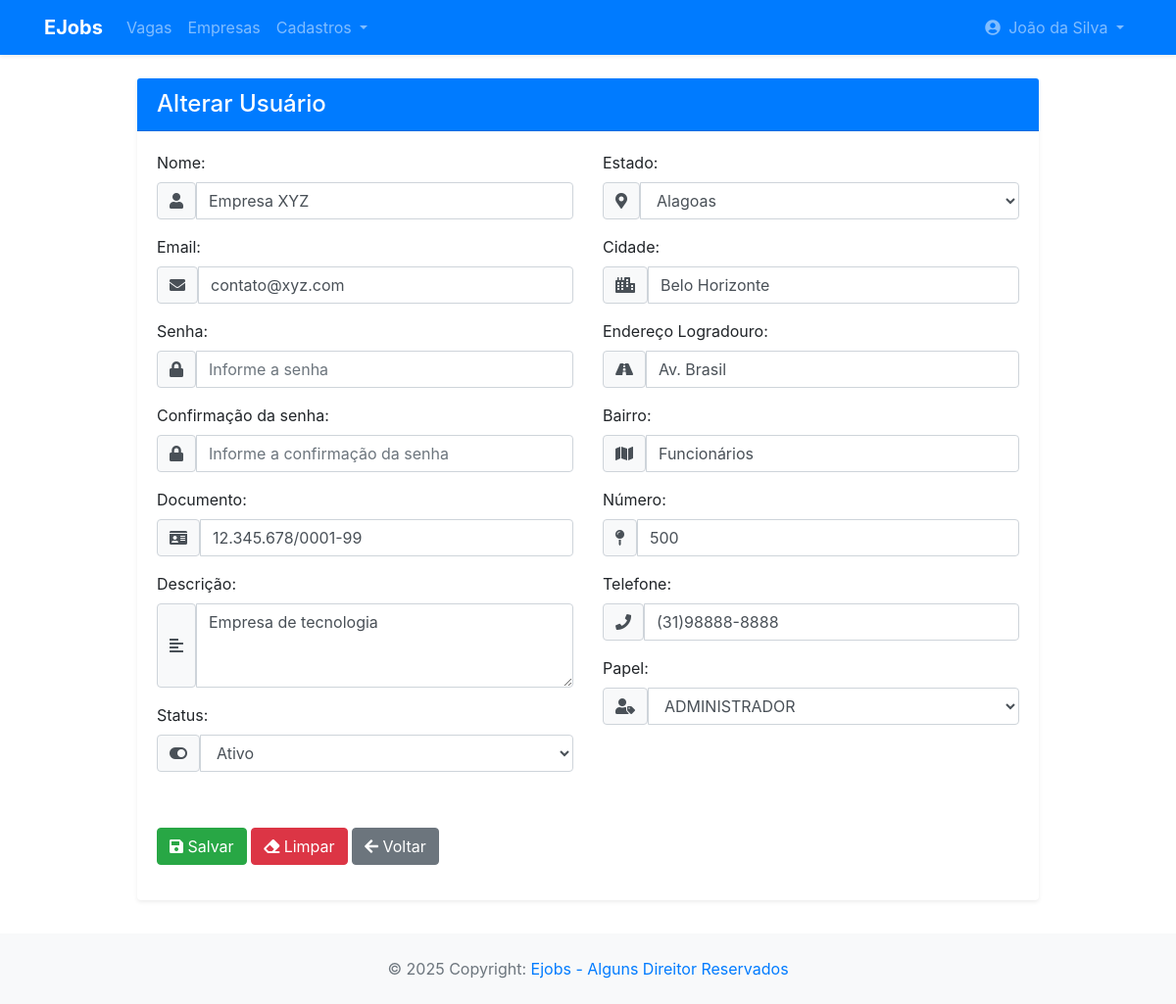
/app/controller/UsuarioController.php?action=edit&id=2 (signed in), run on the app's committed database.
### tables this page shows
CREATE TABLE usuario (
    id INT PRIMARY KEY AUTO_INCREMENT,
    nome VARCHAR(255),
    email VARCHAR(255),
    senha VARCHAR(255),
    documento VARCHAR(255),
    descricao TEXT,
    estado_id INT,
    cidade VARCHAR(100),
    end_logradouro VARCHAR(100),
    end_bairro VARCHAR(100),
    end_numero VARCHAR(100),
    end_complemento VARCHAR(100),
    telefone VARCHAR(20),
    status ENUM('Ativo', 'Inativo'),
    tipo_usuario_id INT,
    FOREIGN KEY (tipo_usuario_id) REFERENCES tipo_usuario(id),
    FOREIGN KEY (estado_id) REFERENCES estado(id)
);

### app/view/usuario/form.php (the view, shortened to what the rows shown need)
<?php
require_once(__DIR__ . "/../include/header.php");
require_once(__DIR__ . "/../include/menu.php");
?>
<div class="container py-4">
    <div class="row">
        <div class="col-lg-10 mx-auto">
            <div class="card shadow-sm border-0">
                <div class="card-header bg-primary text-white">
                    <h4 class="mb-0">
                        <?php if($dados['id'] == 0) echo "Cadastrar"; else echo "Alterar"; ?> Usuário
                    </h4>
                </div>
                <div class="card-body">
                    <form id="frmUsuario" method="POST"
                          action="<?= BASEURL ?>/controller/UsuarioController.php?action=save">
                        <div class="row">
                            <div class="col-md-6">
                                <div class="form-group mb-3">
                                    <label for="txtNome" class="form-label fw-bold">Nome:</label>
                                    <div class="input-group">
                                        <span class="input-group-text bg-light">
                                            <i class="fas fa-user"></i>
                                        </span>
                                        <input class="form-control" type="text" id="txtNome" name="nome"
                                            maxlength="70" placeholder="Informe o nome"
                                            value="<?php echo (isset($dados["usuario"]) ? $dados["usuario"]->getNome() : ''); ?>" required />
                                    </div>
                                </div>
                                <div class="form-group mb-3">
                                    <label for="txtLogin" class="form-label fw-bold">Email:</label>
                                    <div class="input-group">
                                        <span class="input-group-text bg-light">
                                            <i class="fas fa-envelope"></i>
                                        </span>
                                        <input class="form-control" type="email" id="txtLogin" name="email"
                                            maxlength="100" placeholder="Informe o email"
                                            value="<?php echo (isset($dados["usuario"]) ? $dados["usuario"]->getEmail() : ''); ?>" required />
                                    </div>
                                </div>
                                <div class="form-group mb-3">
                                    <label for="txtSenha" class="form-label fw-bold">Senha:</label>
                                    <div class="input-group">
                                        <span class="input-group-text bg-light">
                                            <i class="fas fa-lock"></i>
                                        </span>
                                        <input class="form-control" type="password" id="txtPassword" name="senha"
                                            maxlength="15" placeholder="Informe a senha"
                                            value="<?php echo (isset($dados["usuario"]) ? $dados["usuario"]->getSenha() : ''); ?>" />
                                    </div>
                                </div>
                                <div class="form-group mb-3">
                                    <label for="txtConfSenha" class="form-label fw-bold">Confirmação da senha:</label>
                                    <div class="input-group">
                                        <span class="input-group-text bg-light">
                                            <i class="fas fa-lock"></i>
                                        </span>
                                        <input class="form-control" type="password" id="txtConfSenha" name="conf_senha"
                                            maxlength="15" placeholder="Informe a confirmação da senha"
                                            value="<?php echo isset($dados['confSenha']) ? $dados['confSenha'] : '';?>" />
                                    </div>
                                </div>
                                <div class="form-group mb-3">
                                    <label for="txtDocumento" class="form-label fw-bold">Documento:</label>
                                    <div class="input-group">
                                        <span class="input-group-text bg-light">
                                            <i class="fas fa-id-card"></i>
                                        </span>
                                        <input class="form-control" type="text" id="txtDocumento" name="documento"
                                            maxlength="20" placeholder="Informe o documento"
                                            value="<?php echo (isset($dados["usuario"]) ? $dados["usuario"]->getDocumento() : ''); ?>" />
                                    </div>
                                </div>
                                <div class="form-group mb-3">
                                    <label for="txtDescricao" class="form-label fw-bold">Descrição:</label>
                                    <div class="input-group">
                                        <span class="input-group-text bg-light">
                                            <i class="fas fa-align-left"></i>
                                        </span>
                                        <textarea class="form-control" id="txtDescricao" name="descricao" rows="3"
                                            placeholder="Informe a descrição"><?php echo (isset($dados["usuario"]) ? $dados["usuario"]->getDescricao() : ''); ?></textarea>
                                    </div>
                                </div>
                                <div class="form-group mb-3">
                                    <label for="selStatus" class="form-label fw-bold">Status:</label>
                                    <div class="input-group">
                                        <span class="input-group-text bg-light">
                                            <i class="fas fa-toggle-on"></i>
                                        </span>
                                        <select class="form-control" name="status" id="selStatus">
                                            <?php foreach($dados["status"] as $status): ?>
                                                <option value="<?= $status ?>"
                                                    <?php
                                                        if(isset($dados["usuario"]) && $dados["usuario"]->getStatus() == $status)
                                                            echo "selected";
                                                    ?>
                                                >
                                                    <?= $status ?>
                                                </option>
                                            <?php endforeach; ?>
                                        </select>
                                    </div>
                                </div>
                            </div>
                            <div class="col-md-6">
                                <div class="form-group mb-3">
                                    <label for="selEstado" class="form-label fw-bold">Estado:</label>
                                    <div class="input-group">
                                        <span class="input-group-text bg-light">
                                            <i class="fas fa-map-marker-alt"></i>
                                        </span>
                                        <select class="form-control" name="estado" id="selEstado">
                                            <?php foreach($dados["estados"] as $estado): ?>
                                                <option value="<?= $estado->getId() ?>"
                                                    <?php
                                                        if(isset($dados["usuario"]) && $dados["usuario"]->getEstado()?->getId() == $estado->getId())
                                                            echo "selected";
                                                    ?>
                                                >
                                                    <?= $estado->getNome() ?>
                                                </option>
                                            <?php endforeach; ?>
                                        </select>
                                    </div>
                                </div>
                                <div class="form-group mb-3">
                                    <label for="txtCidade" class="form-label fw-bold">Cidade:</label>
                                    <div class="input-group">
                                        <span class="input-group-text bg-light">
                                            <i class="fas fa-city"></i>
                                        </span>
                                        <input class="form-control" type="text" id="txtCidade" name="cidade"
                                            maxlength="20" placeholder="Informe a Cidade"
                                            value="<?php echo (isset($dados["usuario"]) ? $dados["usuario"]->getCidade() : ''); ?>" />
                                    </div>
                                </div>
                                <div class="form-group mb-3">
                                    <label for="txtEndLogradouro" class="form-label fw-bold">Endereço Logradouro:</label>
                                    <div class="input-group">
                                        <span class="input-group-text bg-light">
                                            <i class="fas fa-road"></i>
                                        </span>
                                        <input class="form-control" type="text" id="txtEndLogradouro" name="endLogradouro"
                                            maxlength="50" placeholder="Informe o Endereço Logradouro"
                                            value="<?php echo (isset($dados["usuario"]) ? $dados["usuario"]->getEndLogradouro() : ''); ?>" />
                                    </div>
                                </div>
                                <div class="form-group mb-3">
                                    <label for="txtEndBairro" class="form-label fw-bold">Bairro:</label>
                                    <div class="input-group">
                                        <span class="input-group-text bg-light">
                                            <i class="fas fa-map"></i>
                                        </span>
                                        <input class="form-control" type="text" id="txtEndBairro" name="endBairro"
                                            maxlength="30" placeholder="Informe o Bairro"
                                            value="<?php echo (isset($dados["usuario"]) ? $dados["usuario"]->getEndBairro() : ''); ?>" />
                                    </div>
                                </div>
                                <div class="form-group mb-3">
                                    <label for="txtEndNumero" class="form-label fw-bold">Número:</label>
                                    <div class="input-group">
                                        <span class="input-group-text bg-light">
                                            <i class="fas fa-map-pin"></i>
                                        </span>
                                        <input class="form-control" type="text" id="txtEndNumero" name="endNumero"
                                            maxlength="10" placeholder="Informe o Número"
                                            value="<?php echo (isset($dados["usuario"]) ? $dados["usuario"]->getEndNumero() : ''); ?>" />
                                    </div>
                                </div>
                                <div class="form-group mb-3">
                                    <label for="txtTelefone" class="form-label fw-bold">Telefone:</label>
                                    <div class="input-group">
                                        <span class="input-group-text bg-light">
                                            <i class="fas fa-phone"></i>
                                        </span>
                                        <input class="form-control" type="text" id="txtTelefone" name="telefone"
                                            maxlength="20" placeholder="Informe o Telefone"
                                            value="<?php echo (isset($dados["usuario"]) ? $dados["usuario"]->getTelefone() : ''); ?>" />
                                    </div>
                                </div>
                                <div class="form-group mb-3">
                                    <label for="selPapel" class="form-label fw-bold">Papel:</label>
                                    <div class="input-group">
                                        <span class="input-group-text bg-light">
                                            <i class="fas fa-user-tag"></i>
                                        </span>
                                        <select class="form-control" name="tipoUsuario" id="selPapel">
                                            <?php foreach($dados["papeis"] as $papel): ?>
                                                <option value="<?= $papel->getId() ?>"
                                                    <?php
                                                        if(isset($dados["usuario"]) && $dados["usuario"]->getTipoUsuario()?->getId() == $papel->getId())
                                                            echo "selected";
                                                    ?>
                                                >
                                                    <?= $papel->getNome() ?>
                                                </option>
                                            <?php endforeach; ?>
                                        </select>
                                    </div>
                                </div>
                            </div>
                        </div>
                        <div class="row mt-3">
                            <div class="col-12">
                            </div>
                        </div>
                        <div class="row mt-4">
                            <div class="col-12">
                                <button type="submit" class="btn btn-success me-2">
                                    <i class="fas fa-save me-1"></i> Salvar
                                </button>
                                <button type="reset" class="btn btn-danger me-2">
                                    <i class="fas fa-eraser me-1"></i> Limpar
                                </button>
                                <a class="btn btn-secondary"
                                    href="<?= BASEURL ?>/controller/UsuarioController.php?action=list">
                                    <i class="fas fa-arrow-left me-1"></i> Voltar
                                </a>
                            </div>
                        </div>
                    </form>
                </div>
            </div>
        </div>
    </div>
</div>
<?php
require_once(__DIR__ . "/../include/footer.php");
?>

### data on the page
usuario: nome "Empresa XYZ", email "contato@xyz.com", documento "12.345.678/0001-99", descricao "Empresa de tecnologia", status "Ativo", cidade "Belo Horizonte", endLogradouro "Av. Brasil", endBairro "Funcionários", endNumero "500", telefone "(31)98888-8888"

### other printed values
$nome "João da Silva"
form field estado "Alagoas"
form field tipoUsuario "ADMINISTRADOR"
